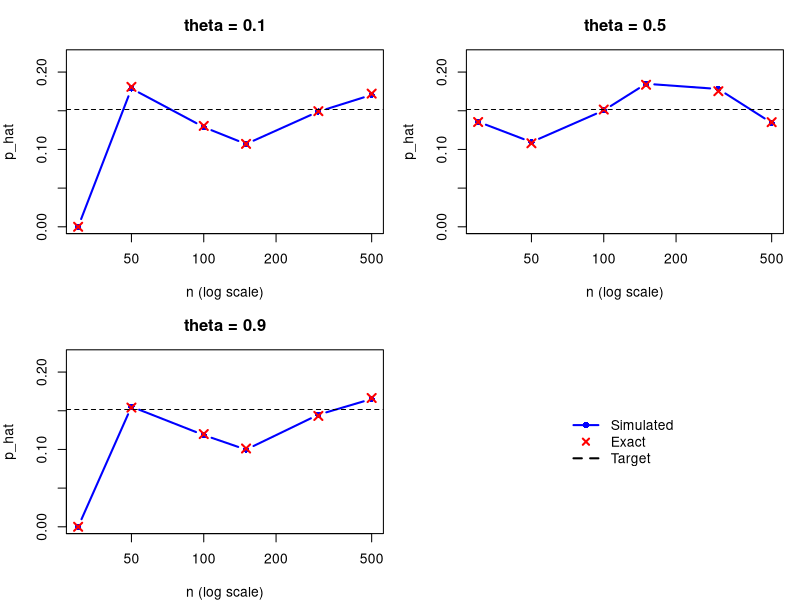

Write the R code that produced this figure.
# Problem 1.3
# Checking de Moivre-Laplace theorem: W -> N(0, 1)

set.seed(47)

ns <- c(30, 50, 100, 150, 300, 500)
thetas <- c(0.1, 0.5, 0.9)
N <- 1e5

# Target value from the normal distribution
target <- pnorm(-0.1) - pnorm(-0.5)
cat("Normal target:", round(target, 4), "\n")

res <- data.frame()

for (theta in thetas) {
  for (n in ns) {
    sigma <- sqrt(n * theta * (1 - theta))
    
    # Simulation
    S <- rbinom(N, size = n, prob = theta)
    W <- (S - n * theta) / sigma
    p_hat <- mean(W >= -0.5 & W <= -0.1)
    
    # Exact binomial probability
    s <- 0:n
    w <- (s - n * theta) / sigma
    p_exact <- sum(dbinom(s[w >= -0.5 & w <= -0.1], n, theta))
    
    res <- rbind(res, data.frame(
      theta = theta, n = n,
      Simulated = p_hat, Exact = p_exact, Target = target
    ))
  }
}

print(round(res, 4))

# Plot
par(mfrow = c(2, 2), mar = c(4, 4, 3, 1))
for (th in thetas) {
  sub_r <- res[res$theta == th, ]
  plot(sub_r$n, sub_r$Simulated, type = "b", pch = 16, col = "blue", lwd = 2,
       ylim = c(0, 0.22), log = "x", xlab = "n (log scale)", ylab = "p_hat",
       main = paste("theta =", th))
  points(sub_r$n, sub_r$Exact, pch = 4, col = "red", cex = 1.3, lwd = 2)
  abline(h = target, lty = 2)
}
plot.new()
legend("center", c("Simulated", "Exact", "Target"),
       col = c("blue", "red", "black"), pch = c(16, 4, NA), lty = c(1, NA, 2),
       lwd = 2, bty = "n")
